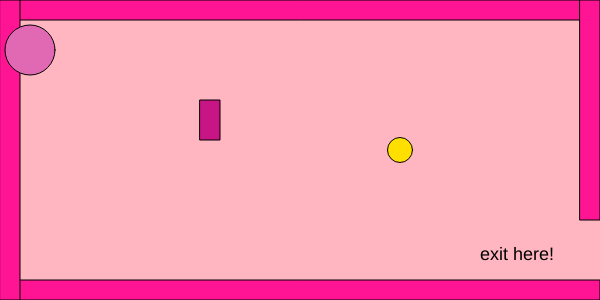
Frame 1 (no input)
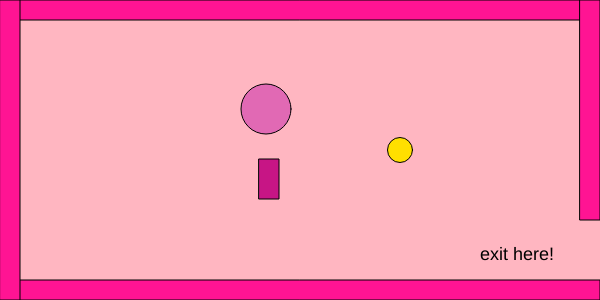
Frame 60 (no input)
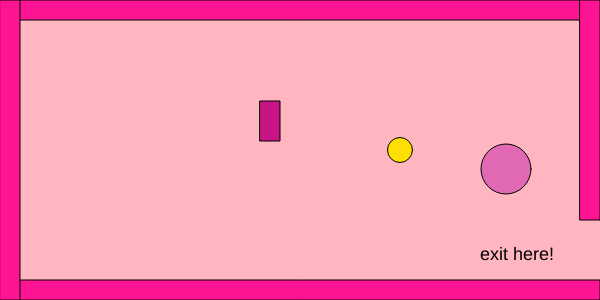
Frame 120 (the mouse pressed at the canvas centre since frame 60)

The p5.js sketch that drew these frames (run headless with seeded random() and noise() and a simulated clock; from frame 60 on, the mouse is pressed at the canvas centre):

// p5.js sketch
// ── sketch.js
var characterX = 100;
var characterY = 100;

var w = 87;
var s = 83;
var a = 65;
var d = 68;

var shapeX = 30;
var shapeY = 50;
var shapeXSpeed = 2;
var shapeYSpeed = 3;

var shape2X = 200;
var shape2Y = 100;
var shape2XSpeed = -3;
var shape2YSpeed = 2;

var mouseShapeX;
var mouseShapeY;

function setup()
{
    createCanvas(600, 300);

    shapeXSpeed = Math.floor(Math.random() * (Math.floor(Math.random() * 5)) + 1);
    shapeYSpeed = Math.floor(Math.random() * (Math.floor(Math.random() * 5)) + 1);

    shape2XSpeed = Math.floor(Math.random() * (Math.floor(Math.random() * 5)) + 1);
    shape2YSpeed = Math.floor(Math.random() * (Math.floor(Math.random() * 5)) + 1);

    createCharacter(400, 150);
}

function draw()
{
    background(255,182,193);
    
    createBorders(20);
    createExit();

    drawCharacter();
    characterMovement();

    drawObstacle1();
    moveObstacle1();

    drawObstacle2();
    moveObstacle2();

    drawMouseShape();

    checkWin();
}

function createCharacter(x,y)
{
    characterX = x;
    characterY = y;
}

function drawCharacter()
{
    fill(255,223,0);
    circle(characterX, characterY, 25);
}

function characterMovement()
{
    if(keyIsDown(w)) characterY -= 10;
    if(keyIsDown(s)) characterY += 10;
    if(keyIsDown(a)) characterX -= 10;
    if(keyIsDown(d)) characterX += 10;
}

function createBorders(thickness)
{
    fill(255,20,147);
    rect(0,0, width, thickness);
    rect(0, height-thickness, width, thickness);
    rect(0,0, thickness, height);
    rect(width-thickness, 0, thickness, height-80);
}

function createExit()
{
    fill(0);
    textSize(18);
    text("exit here!", width-120, height-40);
}

function drawObstacle1()
{
    fill(225,105,180);
    circle(shapeX, shapeY, 50);
}

function moveObstacle1()
{
    shapeX += shapeXSpeed;
    shapeY += shapeYSpeed;

    if(shapeX > width) shapeX = 0;
    if(shapeX < 0) shapeX = width;
    if(shapeY > height) shapeY = 0;
    if(shapeY < 0) shapeY = height;
}

function drawObstacle2()
{
    fill(199,21,133);
    rect(shape2X, shape2Y, 20,40);
}

function moveObstacle2()
{
    shape2X += shape2XSpeed;
    shape2Y += shape2YSpeed;

    if(frameCount % 60 == 0)
    {
        shape2XSpeed = Math.floor(Math.random() * 5) - 2;
        shape2YSpeed = Math.floor(Math.random() * 5) - 2;
    }

    if(shape2X > width) shape2X = 0;
    if(shape2X < 0) shape2X = width;
    if(shape2Y > height) shape2Y = 0;
    if(shape2Y < 0) shape2Y = height;
}

function drawMouseShape()
{
    fill(120,130,140);
    circle(mouseShapeX, mouseShapeY, 25);
}

function mouseClicked()
{
    mouseShapeX = mouseX;
    mouseShapeY = mouseY;
}

function checkWin()
{
    if(characterX > width - 20 && characterY > height - 60)
    {
        fill(255);
        textSize(26);
        text("you did it!", width/2 - 60, height/2);
    }
}
// ── gwen(hw12).html
<html>
    <head>
        <title> gwen's game!</title>
        <script src="https://cdn.jsdelivr.net/npm/p5@1.11.11/lib/p5.min.js"></script>
        <script src="sketch.js"></script>
    </head>
    <body>

    </body>
</html>
